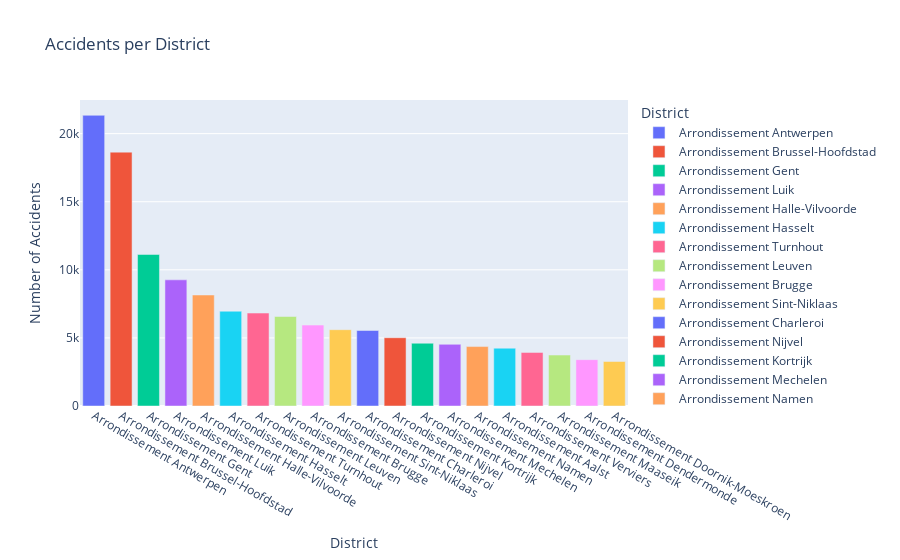

Notebook code cell kept with this figure:
### Code cell
# To 10 municipalities with most accidents by year
fig,ax=plt.subplots(figsize=(15,4))
accidents_per_municipality = df.groupby('Municipality')[['Accident']].sum()
accidents_per_municipality = accidents_per_municipality.sort_values(by='Accident',ascending=False).head(10).reset_index()
sns.barplot(data=accidents_per_municipality, x='Municipality', y='Accident',hue='Municipality',legend=True)
for i in range(len(accidents_per_municipality)):
    plt.text(i, accidents_per_municipality['Accident'][i], accidents_per_municipality['Accident'][i], ha = 'center')
plt.title('Accidents per Municipality')
plt.xlabel('Municipality')
plt.ylabel('Number of Accidents')
plt.legend(title='Municipality',loc='upper right',bbox_to_anchor=(1.2, 1))
ax.set_xticklabels(ax.get_xticklabels(), rotation=45, horizontalalignment='right')
plt.show()

# Showing data by district
accidents_per_district = df.groupby('District')[['Accident']].sum()
accidents_per_district = accidents_per_district.sort_values(by='Accident',ascending=False).reset_index()
accidents_per_district=accidents_per_district.head(20)
fig=px.bar(accidents_per_district, x='District', y='Accident', title='Accidents per District',
         labels={'District':'District', 'Accident':'Number of Accidents'},color='District')
fig.write_html('Accidents_per_District.html')
fig.show()

### Figure 1 — Plotly figure (JSON) as saved in the notebook; plotly's stock layout.template omitted (floating-point values rounded to 4 significant figures)
{"data": [{"hovertemplate": "District=%{x}<br>Number of Accidents=%{y}<extra></extra>", "legendgroup": "Arrondissement Antwerpen", "marker": {"color": "#636efa", "pattern": {"shape": ""}}, "name": "Arrondissement Antwerpen", "orientation": "v", "showlegend": true, "textposition": "auto", "type": "bar", "x": ["Arrondissement Antwerpen"], "xaxis": "x", "y": [21346], "yaxis": "y"}, {"hovertemplate": "District=%{x}<br>Number of Accidents=%{y}<extra></extra>", "legendgroup": "Arrondissement Brussel-Hoofdstad", "marker": {"color": "#EF553B", "pattern": {"shape": ""}}, "name": "Arrondissement Brussel-Hoofdstad", "orientation": "v", "showlegend": true, "textposition": "auto", "type": "bar", "x": ["Arrondissement Brussel-Hoofdstad"], "xaxis": "x", "y": [18641], "yaxis": "y"}, {"hovertemplate": "District=%{x}<br>Number of Accidents=%{y}<extra></extra>", "legendgroup": "Arrondissement Gent", "marker": {"color": "#00cc96", "pattern": {"shape": ""}}, "name": "Arrondissement Gent", "orientation": "v", "showlegend": true, "textposition": "auto", "type": "bar", "x": ["Arrondissement Gent"], "xaxis": "x", "y": [11127], "yaxis": "y"}, {"hovertemplate": "District=%{x}<br>Number of Accidents=%{y}<extra></extra>", "legendgroup": "Arrondissement Luik", "marker": {"color": "#ab63fa", "pattern": {"shape": ""}}, "name": "Arrondissement Luik", "orientation": "v", "showlegend": true, "textposition": "auto", "type": "bar", "x": ["Arrondissement Luik"], "xaxis": "x", "y": [9264], "yaxis": "y"}, {"hovertemplate": "District=%{x}<br>Number of Accidents=%{y}<extra></extra>", "legendgroup": "Arrondissement Halle-Vilvoorde", "marker": {"color": "#FFA15A", "pattern": {"shape": ""}}, "name": "Arrondissement Halle-Vilvoorde", "orientation": "v", "showlegend": true, "textposition": "auto", "type": "bar", "x": ["Arrondissement Halle-Vilvoorde"], "xaxis": "x", "y": [8151], "yaxis": "y"}, {"hovertemplate": "District=%{x}<br>Number of Accidents=%{y}<extra></extra>", "legendgroup": "Arrondissement Hasselt", "marker": {"color": "#19d3f3", "pattern": {"shape": ""}}, "name": "Arrondissement Hasselt", "orientation": "v", "showlegend": true, "textposition": "auto", "type": "bar", "x": ["Arrondissement Hasselt"], "xaxis": "x", "y": [6960], "yaxis": "y"}, {"hovertemplate": "District=%{x}<br>Number of Accidents=%{y}<extra></extra>", "legendgroup": "Arrondissement Turnhout", "marker": {"color": "#FF6692", "pattern": {"shape": ""}}, "name": "Arrondissement Turnhout", "orientation": "v", "showlegend": true, "textposition": "auto", "type": "bar", "x": ["Arrondissement Turnhout"], "xaxis": "x", "y": [6825], "yaxis": "y"}, {"hovertemplate": "District=%{x}<br>Number of Accidents=%{y}<extra></extra>", "legendgroup": "Arrondissement Leuven", "marker": {"color": "#B6E880", "pattern": {"shape": ""}}, "name": "Arrondissement Leuven", "orientation": "v", "showlegend": true, "textposition": "auto", "type": "bar", "x": ["Arrondissement Leuven"], "xaxis": "x", "y": [6571], "yaxis": "y"}, {"hovertemplate": "District=%{x}<br>Number of Accidents=%{y}<extra></extra>", "legendgroup": "Arrondissement Brugge", "marker": {"color": "#FF97FF", "pattern": {"shape": ""}}, "name": "Arrondissement Brugge", "orientation": "v", "showlegend": true, "textposition": "auto", "type": "bar", "x": ["Arrondissement Brugge"], "xaxis": "x", "y": [5941], "yaxis": "y"}, {"hovertemplate": "District=%{x}<br>Number of Accidents=%{y}<extra></extra>", "legendgroup": "Arrondissement Sint-Niklaas", "marker": {"color": "#FECB52", "pattern": {"shape": ""}}, "name": "Arrondissement Sint-Niklaas", "orientation": "v", "showlegend": true, "textposition": "auto", "type": "bar", "x": ["Arrondissement Sint-Niklaas"], "xaxis": "x", "y": [5603], "yaxis": "y"}, {"hovertemplate": "District=%{x}<br>Number of Accidents=%{y}<extra></extra>", "legendgroup": "Arrondissement Charleroi", "marker": {"color": "#636efa", "pattern": {"shape": ""}}, "name": "Arrondissement Charleroi", "orientation": "v", "showlegend": true, "textposition": "auto", "type": "bar", "x": ["Arrondissement Charleroi"], "xaxis": "x", "y": [5544], "yaxis": "y"}, {"hovertemplate": "District=%{x}<br>Number of Accidents=%{y}<extra></extra>", "legendgroup": "Arrondissement Nijvel", "marker": {"color": "#EF553B", "pattern": {"shape": ""}}, "name": "Arrondissement Nijvel", "orientation": "v", "showlegend": true, "textposition": "auto", "type": "bar", "x": ["Arrondissement Nijvel"], "xaxis": "x", "y": [5014], "yaxis": "y"}, {"hovertemplate": "District=%{x}<br>Number of Accidents=%{y}<extra></extra>", "legendgroup": "Arrondissement Kortrijk", "marker": {"color": "#00cc96", "pattern": {"shape": ""}}, "name": "Arrondissement Kortrijk", "orientation": "v", "showlegend": true, "textposition": "auto", "type": "bar", "x": ["Arrondissement Kortrijk"], "xaxis": "x", "y": [4609], "yaxis": "y"}, {"hovertemplate": "District=%{x}<br>Number of Accidents=%{y}<extra></extra>", "legendgroup": "Arrondissement Mechelen", "marker": {"color": "#ab63fa", "pattern": {"shape": ""}}, "name": "Arrondissement Mechelen", "orientation": "v", "showlegend": true, "textposition": "auto", "type": "bar", "x": ["Arrondissement Mechelen"], "xaxis": "x", "y": [4530], "yaxis": "y"}, {"hovertemplate": "District=%{x}<br>Number of Accidents=%{y}<extra></extra>", "legendgroup": "Arrondissement Namen", "marker": {"color": "#FFA15A", "pattern": {"shape": ""}}, "name": "Arrondissement Namen", "orientation": "v", "showlegend": true, "textposition": "auto", "type": "bar", "x": ["Arrondissement Namen"], "xaxis": "x", "y": [4364], "yaxis": "y"}, {"hovertemplate": "District=%{x}<br>Number of Accidents=%{y}<extra></extra>", "legendgroup": "Arrondissement Aalst", "marker": {"color": "#19d3f3", "pattern": {"shape": ""}}, "name": "Arrondissement Aalst", "orientation": "v", "showlegend": true, "textposition": "auto", "type": "bar", "x": ["Arrondissement Aalst"], "xaxis": "x", "y": [4246], "yaxis": "y"}, {"hovertemplate": "District=%{x}<br>Number of Accidents=%{y}<extra></extra>", "legendgroup": "Arrondissement Verviers", "marker": {"color": "#FF6692", "pattern": {"shape": ""}}, "name": "Arrondissement Verviers", "orientation": "v", "showlegend": true, "textposition": "auto", "type": "bar", "x": ["Arrondissement Verviers"], "xaxis": "x", "y": [3935], "yaxis": "y"}, {"hovertemplate": "District=%{x}<br>Number of Accidents=%{y}<extra></extra>", "legendgroup": "Arrondissement Maaseik", "marker": {"color": "#B6E880", "pattern": {"shape": ""}}, "name": "Arrondissement Maaseik", "orientation": "v", "showlegend": true, "textposition": "auto", "type": "bar", "x": ["Arrondissement Maaseik"], "xaxis": "x", "y": [3741], "yaxis": "y"}, {"hovertemplate": "District=%{x}<br>Number of Accidents=%{y}<extra></extra>", "legendgroup": "Arrondissement Dendermonde", "marker": {"color": "#FF97FF", "pattern": {"shape": ""}}, "name": "Arrondissement Dendermonde", "orientation": "v", "showlegend": true, "textposition": "auto", "type": "bar", "x": ["Arrondissement Dendermonde"], "xaxis": "x", "y": [3403], "yaxis": "y"}, {"hovertemplate": "District=%{x}<br>Number of Accidents=%{y}<extra></extra>", "legendgroup": "Arrondissement Doornik-Moeskroen", "marker": {"color": "#FECB52", "pattern": {"shape": ""}}, "name": "Arrondissement Doornik-Moeskroen", "orientation": "v", "showlegend": true, "textposition": "auto", "type": "bar", "x": ["Arrondissement Doornik-Moeskroen"], "xaxis": "x", "y": [3269], "yaxis": "y"}], "layout": {"barmode": "relative", "legend": {"title": {"text": "District"}, "tracegroupgap": 0}, "title": {"text": "Accidents per District"}, "xaxis": {"anchor": "y", "categoryarray": ["Arrondissement Antwerpen", "Arrondissement Brussel-Hoofdstad", "Arrondissement Gent", "Arrondissement Luik", "Arrondissement Halle-Vilvoorde", "Arrondissement Hasselt", "Arrondissement Turnhout", "Arrondissement Leuven", "Arrondissement Brugge", "Arrondissement Sint-Niklaas", "Arrondissement Charleroi", "Arrondissement Nijvel", "Arrondissement Kortrijk", "Arrondissement Mechelen", "Arrondissement Namen", "Arrondissement Aalst", "Arrondissement Verviers", "Arrondissement Maaseik", "Arrondissement Dendermonde", "Arrondissement Doornik-Moeskroen"], "categoryorder": "array", "domain": [0, 1], "title": {"text": "District"}}, "yaxis": {"anchor": "x", "domain": [0, 1], "title": {"text": "Number of Accidents"}}}}
